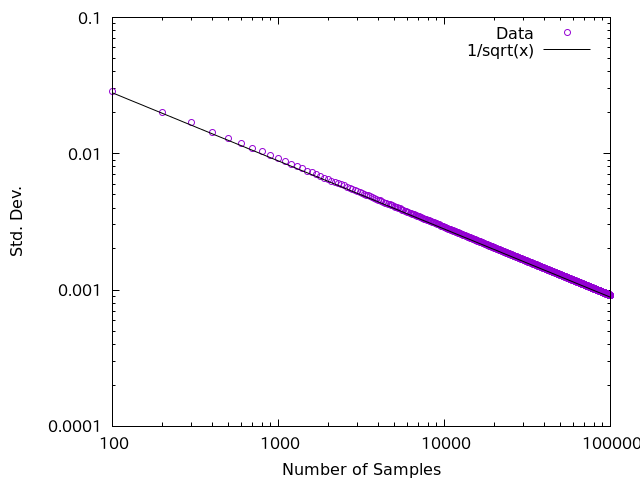

Generate this figure with gnuplot:
set term pngcairo
set output "stddev.png"

set xlabel "Number of Samples"
set ylabel "Std. Dev."
set log xy

p "test.dat" u 1:4 t "Data" pt 6\
, 0.28/sqrt(x) lt 1 lc rgb "black" t "1/sqrt(x)"
